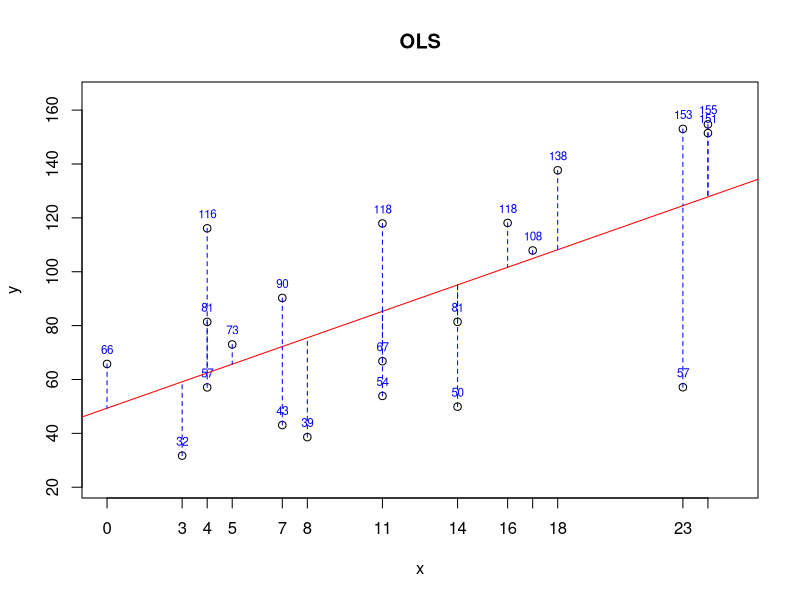

Recreate this plot in R.
## ---- chunk 1
set.seed(123456)  # For reproducibility

# Generate integer x values within the desired range
x <- c(0, sample(2:25, 20, replace=TRUE))

# Generate y values with a positive shift for all 21 x values
y <- 50 + 3*x + rnorm(21, mean=0, sd=30)

model <- lm(y ~ x)

# Calculate predicted values
predicted <- predict(model)

# Adjust the y-limit for the plot
y_lim_upper <- max(y, predicted) + 10
y_lim_lower <- min(y, predicted) - 10

# Plotting
plot(x, y, xlim=c(0, 25), ylim=c(y_lim_lower, y_lim_upper), main='OLS', xaxt="n")
abline(model, col='red')

# Add segments from each data point to the regression line
for (i in 1:length(x)) {
  segments(x[i], y[i], x[i], predicted[i], col='blue', lty=2)
}


# Adding integer x-axis labels using the unique x values
axis(1, at=sort(unique(x)), labels=sort(unique(x)))

# Display y-values on each data point
for (i in 1:length(y)) {
  text(x[i], y[i], labels=round(y[i], 0), pos=3, cex=0.7, col="blue", offset=0.5)
}
## ---- chunk 2
# Here is our population
populationX <- c(9,10,11,12,13,14,15,16)

#Let's have a containers to have repeated samples (5000)
samples <- matrix(0, 5000, 10)
colnames(samples) <- c("X1", "X2", "X3", "X4", "X5", "X6", "X7", "X8", "X9", "X10")

# Let's have samples (with replacement always)
set.seed(123)
for (i in 1:nrow(samples)) {
  samples[i,] <- sample(populationX, 10, replace = TRUE)
}
head(samples)
## ---- chunk 3
library(corrplot)

# Check if E(x_1)=E(x_2)=E(x_3)
round(colMeans(samples),2)
# Check if Var(x_1)=Var(x_2)=Var(x_3)
apply(samples, 2, var)
# Check correlation
cor(samples)

# Note that if you use only unique set of samples
# you can get exact results
uniqsam <- unique(samples)
colMeans(uniqsam)
apply(uniqsam, 2, var)
cor(uniqsam)
## ---- chunk 4
# First Xbar
X_bar <- rep(0, nrow(samples)) #Container to have all Xbars
for(i in 1:nrow(samples)){
  X_bar[i] <- sum(samples[i,])/ncol(samples)
}

EX_bar <- sum(X_bar)/length(X_bar)
EX_bar

# Xhat
X_hat <- rep(0, nrow(samples))
for(i in 1:nrow(samples)){
  X_hat[i] <- 0.5*samples[i,1] + 0.5*samples[i,10]
}

EX_hat <- sum(X_hat)/length(X_hat)
EX_hat

# Xtilde
X_tilde <- rep(0, nrow(samples))
for(i in 1:nrow(samples)){
  X_tilde[i] <- 0.25*samples[i,1] + 0.75*samples[i,2]
}

EX_tilde <- sum(X_tilde)/length(X_tilde)
EX_tilde
## ---- chunk 5
var(X_bar)
var(X_hat)
var(X_tilde)
## ---- chunk 6
# Here is our population
populationX <- c(9,10,11,12,13,14,15,16)


#Let's have a containers to have repeated samples (2000)
Ms <- 5000
samples <- matrix(0, Ms, 10)
colnames(samples) <- c("X1", "X2", "X3", "X4", "X5", "X6", "X7", "X8", "X9", "X10")

# Let's have samples (with replacement always)
set.seed(123)
for (i in 1:nrow(samples)) {
  samples[i,] <- sample(populationX, 10, replace = TRUE)
}
head(samples)
## ---- chunk 7
# Container to record all predictions
predictions <- matrix(0, Ms, 2)

# fhat_1 = 10
for (i in 1:Ms) {
  predictions[i,1] <- 10
}

# fhat_2 - mean
for (i in 1:Ms) {
  predictions[i,2] <- sum(samples[i,])/length(samples[i,])
}

head(predictions)
## ---- chunk 8
# MSPE
MSPE <- matrix(0, Ms, 2)
for (i in 1:Ms) {
  MSPE[i,1] <- mean((populationX-predictions[i,1])^2)
  MSPE[i,2] <- mean((populationX-predictions[i,2])^2)
}
head(MSPE)
## ---- chunk 9
colMeans(MSPE)
